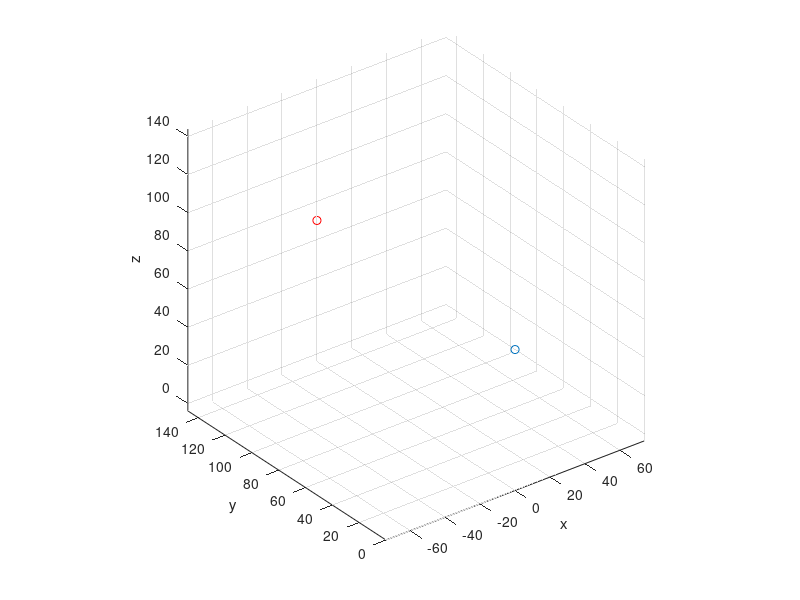

Here is the MATLAB script that generated this plot: (Note: this script raises an error after producing the figure.)
%2023/05/04
%两个球面镜CT光路但是等同于EF的光路
%规定：光线方向向量与光线传播方向一致
%长度单位均为mm
clc;format compact;clear;close all
%仪器布置
%1.光源
PVs=[0,0,70];
figure;
set(gcf,'position',[140 80 800 500]); %后两个是分辨率，再大好像没用
set(gca,'position',[0.07,0.1,0.9,0.85]); %后两个是图片占figure的比例
plot3(PVs(1),PVs(2),PVs(3),'o');
hold on;grid on;axis equal
xlabel('x');ylabel('y');zlabel('z');
%2.球面镜1(准直)
PVb1=[52.9280 -152.4000   70.0000];
plot3(0,147.7694,70.0000,'ro');
R1=304.8;%球心与半径
aperture1=25.4;theta_b1M=asind(aperture1./(2.*R1));%口径与张角
%先画一个球心在原点的顶朝上球面镜
phi_b1=linspace(0,360,31);
theta_b1=linspace(0,theta_b1M,31);
zphi_b1=100;ytheta_b1=90; %姿态参数
%旋转+平移
[bx1,by1,bz1]=ball_transform(PVb1,R1,phi_b1,theta_b1,zphi_b1,ytheta_b1);
surf(bx1,by1,bz1, ...
    'FaceColor','interp','EdgeColor','none');
%3.光栅
PVg1=[52.9280    2.3510   70.0000];%中心位置
PVg1_axis=[52.9280    2.3510   40.0000];%转轴底部
lx_g1=12.7;ly_g1=12.7;%平铺时的长宽尺寸
zphi_g1=90;ytheta_g1=90; %姿态参数
ytheta_g1_delta=0;%光栅微微倾斜角度
d=1/1200;%光栅常数,300条/mm
theta_blazed=36+52/60;%闪耀角


%误差分析v%
%旋转+平移
[px1,py1,pz1,DVg1]=plane_transform(PVg1,lx_g1,ly_g1,zphi_g1,ytheta_g1);%正常的情况

%使得光栅微微倾斜
[px1,py1,pz1,DVg1,PVg1]=axisrot([1,0,0],PVg1_axis,ytheta_g1_delta,px1,py1,pz1,DVg1,PVg1);

%求出倾斜了的电机旋转轴
motor_DV=cross([1,0,0],DVg1);
%光栅旋转角度
AngRot=24;
[px1,py1,pz1,DVg1,PVg1]=axisrot(motor_DV,PVg1_axis,AngRot,px1,py1,pz1,DVg1,PVg1);
%误差分析^%

surf(px1,py1,pz1, ...
    'FaceColor','interp','EdgeColor','none');
%4.球面镜2(会聚)
PVb2=PVb1;R2=304.8;%球心与半径
aperture2=25.4;theta_b2M=asind(aperture2./(2.*R2));%口径与张角
%先画一个球心在原点的顶朝上球面镜
phi_b2=linspace(0,360,31);
theta_b2=linspace(0,theta_b2M,31);
zphi_b2=80;ytheta_b2=90; %姿态参数
%旋转+平移
[bx2,by2,bz2]=ball_transform(PVb2,R2,phi_b2,theta_b2,zphi_b2,ytheta_b2);
surf(bx2,by2,bz2, ...
    'FaceColor','interp','EdgeColor','none');
%5.ccd或狭缝或观察屏detector
PVd1=[105.8559         0   70.0000];%中心位置
plot3(PVd1(1),PVd1(2),PVd1(3),'wo','LineWidth',1);
lx_d1=25;ly_d1=25;%平铺时的长宽尺寸
zphi_d1=90;ytheta_d1=90; %姿态参数(根据入射光线4+xyz2ball函数确定)
%旋转+平移
[px2,py2,pz2,DVd1]=plane_transform(PVd1,lx_d1,ly_d1,zphi_d1,ytheta_d1);
surf(px2,py2,pz2, ...
    'FaceColor','w','EdgeColor','k');
%挡光板位置
plot3([52.928,52.928],[70,150],[70,70])
% plot3([90,90],[0,30],[70,70])
%----------------------------------------------
%光线追迹
% 1.入射光线1
%光线选项1：六角形光斑
theta_i0=2.5;%发散角
% phi_i0=linspace(0,360,9);phi_i0=phi_i0(1:end-1);%一圈上等角度间隔取点
% [PHI_i0,THETA_i0]=meshgrid(phi_i0,theta_i0);
% sx_i=sind(THETA_i0).*cosd(PHI_i0);
% sy_i=sind(THETA_i0).*sind(PHI_i0);
% sz_i=cosd(THETA_i0);
% DVi_set=(rotationmat(90,90)*[sx_i;sy_i;sz_i])';%旋转
%光线选项2：矩形光斑(包括狭缝)
d_i=10;l_i=10;%缝宽和缝长
x_i=linspace(-d_i/2,d_i/2,3);
y_i=linspace(-l_i/2,l_i/2,3);
[X_i,Y_i]=meshgrid(x_i,y_i); Z_i=zeros(size(Y_i))+150;
DVi_set=(rotationmat(90,90)*[X_i(:)';Y_i(:)';Z_i(:)'])';%旋转
%复色光颜色参数
% lambda=[400e-6 500e-6 600e-6 700e-6 1000e-6 1100e-6 1200e-6 1300e-6 1400e-6]';%列向量
% lambda=([14.7,14.02,14.04])'.*100e-6;
lambda=(6:0.25:6)'.*100e-6;
% lambda=[1200e-6 1201e-6]';
% lambda=(12:0.125:13.5)'.*100e-6;
lambda_blazed_set=zeros(size(lambda));
for jj=1:size(DVi_set,1)
    DVi1=DVi_set(jj,:);
    %2.入射光线1与球1交点
    PVn1=lbcross(DVi1,PVs,PVb1,R1);%交点
    %判断是否在球面镜上
    flag_n1=onBallMirror(PVn1,PVb1,R1,theta_b1M,zphi_b1,ytheta_b1);
    plot3([PVs(1),PVn1(1)],[PVs(2),PVn1(2)],[PVs(3),PVn1(3)], ...
        'Color','k','LineWidth',1,'Marker','.','MarkerSize',12);%入射光线1
    DVn1=balln(PVn1,PVb1);%法向量
    %3.反射光线1到入射光线2, DVr1-->DVi2,PVn1-->PVi2
    PVr1=reflect(PVs,DVn1,PVn1);%反射光线上一点
    DVi2=PVr1-PVn1;% DVr1(略)-->DVi2
    PVi2=PVn1;
    %4.入射光线2与光栅的交点
    PVn2=lmcross(DVi2,PVi2,DVg1,PVg1);
%     flag_n2=onPlaneMirror(PVn2,PVg1,lx_g1,ly_g1,zphi_g1,ytheta_g1);
    plot3([PVi2(1),PVn2(1)],[PVi2(2),PVn2(2)],[PVi2(3),PVn2(3)], ...
        'Color','k','LineWidth',1,'Marker','.','MarkerSize',12);%入射光线2
    %5.反射光线2到入射光线3,DVr2-->DVi3,PVn2-->PVi3
    for m=[1] %干涉级次
        [PVr2,theta_i2]=grating_reflect(m,d,lambda,PVi2,DVg1,PVn2);%矩阵每行是不同波长对应的反射光线上一点坐标
        lambda_blazed_set(jj,1)=grating_blaze(m,d,theta_blazed,theta_i2);%计算闪耀波长
        DVi3=PVr2-PVn2;% DVr2(略)-->DVi3
        PVi3=PVn2;
        %6.入射光线3与球3交点
        PVn3=zeros(size(DVi3));DVn3=PVn3;PVr3=PVn3;
        DVi4=PVn3;PVn4=PVn3;
        for ii=1:length(lambda)
            if isnan(DVi3(ii,:))
                continue
            end
            [PVn3(ii,:),flag_b2]=lbcross(DVi3(ii,:),PVi3,PVb2,R2);%暂时没考虑没有交点的情况
            flag_n3=onBallMirror(PVn3(ii,:),PVb2,R2,theta_b2M,zphi_b2,ytheta_b2);
    %         if flag_n3==0
    %             continue
    %         end
            if m==0
                lightcolor=[0,0,0];
            else
                lightcolor=getRGB(lambda(ii)*1e6);
            end
            plot3([PVi3(1),PVn3(ii,1)],[PVi3(2),PVn3(ii,2)],[PVi3(3),PVn3(ii,3)], ...
                'Color',lightcolor,'LineWidth',1,'Marker','.');%入射光线3
            DVn3(ii,:)=balln(PVn3(ii,:),PVb2);
            %7.反射光线3到入射光线4,DVr3-->DVi4,PVn3-->PVi4
            PVr3(ii,:)=reflect(PVi3,DVn3(ii,:),PVn3(ii,:));
            DVi4(ii,:)=PVr3(ii,:)-PVn3(ii,:); %DVr3(略)-->DVi4
            PVi4=PVn3;
            %8.入射光线4与探测器的交点
            PVn4(ii,:)=lmcross(DVi4(ii,:),PVi4(ii,:),DVd1,PVd1);
            flag_n4=onPlaneMirror(PVn4(ii,:),PVd1,lx_d1,ly_d1,zphi_d1,ytheta_d1);
            plot3([PVi4(ii,1),PVn4(ii,1)],[PVi4(ii,2),PVn4(ii,2)],[PVi4(ii,3),PVn4(ii,3)], ...
                'Color',lightcolor,'LineWidth',1,'Marker','.','MarkerSize',12);%入射光线4
        end
    end
end
%----------------------------------------------
%函数
%1.旋转矩阵函数
function Rmat=rotationmat(zphi,ytheta)
    ythetamat=[
        cosd(ytheta),0,sind(ytheta);
        0,1,0;
        -sind(ytheta),0,cosd(ytheta);];%旋转矩阵Ry,先绕y轴转θ
    zphimat=[
        cosd(zphi),-sind(zphi),0;
        sind(zphi),cosd(zphi),0;
        0,0,1;];%旋转矩阵Rz,再绕z轴转φ
    Rmat=zphimat*ythetamat;%先把两个旋转变换乘起来
end
%2画任意位置任意朝向的平面plane_transform
%input:平面中心坐标PVm,x方向长度lx,y方向长度ly,旋转角度zph,ytheta
%返回计算出来的坐标px,py,pz,和法向量用于计算直线与此平面的交点
function [px,py,pz,DVm]=plane_transform(PVm,lx,ly,zphi,ytheta)
    %思路是先画个躺在xoy平面的矩形,然后旋转再平移,与画球面镜做法相似
    [px,py]=meshgrid(linspace(-lx./2,lx./2,5),linspace(-ly./2,ly./2,5));
    pz=zeros(size(px));%纵坐标为0
    Rmat=rotationmat(zphi,ytheta);
    object=[px(:)';py(:)';pz(:)'];
    temp=Rmat*object;
    px(:)=temp(1,:)+PVm(1);
    py(:)=temp(2,:)+PVm(2);
    pz(:)=temp(3,:)+PVm(3);
    DVm=(Rmat*[0;0;1])';%对z轴单位向量作变换
end
%3判断交点PVn在不在平面镜上
function flag=onPlaneMirror(PVn,PVm,lx,ly,zphi,ytheta)
    %旋转矩阵是正交矩阵，它的逆就等于转置，我们把给交点平移，再左乘转置
    Rmat=rotationmat(zphi,ytheta);%旋转矩阵
    PVn_ori=(Rmat')*(PVn-PVm)';
    if abs(PVn_ori(1))<=lx/2 && abs(PVn_ori(2))<=ly/2
        flag=1;
    else
        flag=0;
    end
end
%4.任意直线line与任意平面mirror的交点PVc(cross)
%input: 直线方向DVl和其上一点PVl，平面方向DVm,上面一点的位矢PVm
function PVc=lmcross(DVl,PVl,DVm,PVm)
    %几何意义:PVl到面的垂直分量是DVl方向向量的t倍
    t=dot(DVm,PVm-PVl)./dot(DVm,DVl);
    PVc=t.*DVl+PVl; %直线参数方程
end
%平面镜反射的函数
%5.某点关于线的对称点PVr(reflect)
%input: 点坐标PVi(i表示入射光线上一点)，直线方向DVl和其上一点PVl
function PVr=reflect(PVi,DVl,PVl)
    %法线与辅助平面垂直(线方向和面方向相同),PVi是辅助平面上一点
    PVc=lmcross(DVl,PVl,DVl,PVi);%线方向、位置，面方向、位置
    PVr=2.*PVc-PVi; %c是i与r的中点
%     plot3([PVc(1),PVl(1)],[PVc(2),PVl(2)],[PVc(3),PVl(3)],'--');%法线
end
%6.求直线与球的交点PVn
%input: 直线方向DVl,线上一点PVl,球心PVb,半径R
function [PVn,flag]=lbcross(DVl,PVl,PVb,R)
    flag=1;
    DVd=PVl-PVb;
    a=dot(DVl,DVl);
    b=2.*dot(DVd,DVl);
    c=dot(DVd,DVd)-R.^2;
%     %数值求解at^2+bt+c=0
%     syms x
%     S=double(vpasolve(a.*x.^2+b.*x+c == 0, x));
    S=zeros(2,1);
    delta=b.^2-4.*a.*c;
    if delta<0
        disp('与球无交点');
        flag=0;
        return
    end
    S(1)=(-b+delta.^0.5)./(2.*a);
    S(2)=(-b-delta.^0.5)./(2.*a);
    %取大于0且绝对值最小的(前提是光线方向向量是其传播方向)
    t=min(S(S>0));
    PVn=t.*DVl+PVl;
end
%7.球上一点的法向量
%input: 球上一点,球心PVb
function DVn=balln(PVn,PVb)
    DVn=PVb-PVn;
end
%8.计算任意位置任意朝向的球面镜坐标
%input:PVb球心,R半径,取值范围phi,theta,R与theta共同决定口径
%球面镜朝向角度zphi,ytheta
function [sx,sy,sz]=ball_transform(PVb,R,phi,theta,zphi,ytheta)
    [PHI,THETA]=meshgrid(phi,theta);
    %旋转对象(一个球心在原点的顶朝上的球面镜)
    sx=R.*sind(THETA).*cosd(PHI);
    sy=R.*sind(THETA).*sind(PHI);
    sz=R.*cosd(THETA);
%     surf(sx,sy,sz, ...
%     'FaceColor','interp','EdgeColor','none');
    %旋转到想要的方向
    Rmat=rotationmat(zphi,ytheta);
    %将画图时用的三个矩阵合并,每一列的三行对应一个点的xyz坐标
    object=[sx(:)';sy(:)';sz(:)'];
    %旋转变换
    temp=Rmat*object;
    %更新坐标,同时平移
    sx(:)=temp(1,:)+PVb(1);
    sy(:)=temp(2,:)+PVb(2);
    sz(:)=temp(3,:)+PVb(3);
end
%9.判断交点在不在球面镜上
function flag=onBallMirror(PVn,PVb,R,theta_max,zphi,ytheta)
    %旋转矩阵是正交矩阵，它的逆就等于转置，我们把给交点平移，再左乘转置
    %就得到其在初始顶朝上球面镜上的对应点
    Rmat=rotationmat(zphi,ytheta);%旋转矩阵
    PVn_ori=(Rmat')*(PVn-PVb)';
%     plot3(PVn_ori(1),PVn_ori(2),PVn_ori(3),'.');
    if PVn_ori(3)>=R*cosd(theta_max)
        flag=1;
    else
        flag=0;
    end
end
%10.光栅反射函数grating_reflect
%input:级数m,光栅常数d,波长λ(可以是一个列向量),入射光线上一点PVi,法线方向DVl,交界点PVl
function [PVgr,theta_i]=grating_reflect(m,d,lambda,PVi,DVl,PVl)
    %法线与辅助平面垂直DVl就是mirror法向量,且PVi也是辅助平面上一点
    PVc=lmcross(DVl,PVl,DVl,PVi);%线方向、位置，面方向、位置
    %求
    theta_i=acosd(dot(PVi-PVl,PVc-PVl)./(dot(PVi-PVl,PVi-PVl).*dot(PVc-PVl,PVc-PVl)).^0.5);
    theta_r=asind(sind(theta_i)-m.*lambda./d);%列向量
    for jj=1:length(lambda)
        if imag(theta_r(jj))~=0
            disp([num2str(m),'级衍射中',num2str(lambda(jj)*1e6),'nm的衍射角超过了90度']);
        end
    end
    scalar=tand(theta_r)./tand(theta_i);%列向量
    PVgr=scalar.*(PVc-PVi)+PVc;% 列向量.*行向量 +行向量 
end
%11.闪耀光栅闪耀波长grating_blaze(公式跟用法很相关,但结果挺接近的)
function lambda_b=grating_blaze(m,d,theta_b,theta_i)
    lambda_b=2.*d.*cosd(theta_b-theta_i).*sind(theta_b)./m;
end
%12.波长转RGB(网上抄的,有点问题,将就着用吧)
%可以研究章佳杰色度学科普文章，自己写一个，应用光学中也有相关知识
function RGB=getRGB(dWave)
    maxPix=1;gamma=1;
    waveArea = [380,440,490,510,580,645,780];
    minusWave = [0,440,440,510,510,645,780];
    deltWave = [1,60,50,20,70,65,35];
    for p=1:length(waveArea)
        if dWave<waveArea(p)
            break
        end
    end
    pVar=abs(minusWave(p)-dWave)/deltWave(p);
    rgbs=[[0,0,0];[pVar,0,1];[0,pVar,1];[0,1,pVar];[pVar,1,0];[1,pVar,0];[1,0,0];[0,0,0]];
    %在光谱边缘处颜色变暗
    if (dWave>=380) && (dWave<420)
        alpha = 0.3+0.7*(dWave-380)/(420-380);
    elseif (dWave>=420) && (dWave<701)
        alpha = 1.0;
    elseif (dWave>=701) && (dWave<780)
        alpha = 0.3+0.7*(780-dWave)/(780-700);
    else
        alpha = 0;       %非可见区
        %给红外光加点颜色，自780开始由黑变灰再变白。
        if dWave>780
            a=5e-5;
            grey=255-1/(a*(dWave-780)+1/255);
            RGB=(zeros(1,3)+grey)/255;
            return
        end
    end
    RGB=maxPix.*(rgbs(p,:).*alpha).^gamma;
end
%13.球坐标到xyz坐标
function [x,y,z]=ball2xyz(r,theta,phi)
    x=r.*sind(theta).*cosd(phi);
    y=r.*sind(theta).*sind(phi);
    z=r.*cosd(theta);
end

%14.绕轴旋转
%参考：罗德里格旋转公式（Rodrigues' rotation formula）
%DV旋转轴方向向量，PV旋转轴上一点的坐标，theta旋转角度，后三个是被旋转物体的xyz
function [obj1x,obj1y,obj1z,objDV,objPV]=axisrot(DV,PV,theta,obj1x,obj1y,obj1z,objDV,objPV)
    DV=DV./(dot(DV,DV).^0.5);%转为单位向量
    Rk=[0,-DV(3),DV(2);
        DV(3),0,-DV(1);
        -DV(2),DV(1),0]; %叉乘矩阵
    M=eye(3)+(1-cosd(theta)).*(Rk*Rk)+sind(theta).*Rk; %绕轴转矩阵
    obj1=[obj1x(:)'-PV(1);obj1y(:)'-PV(2);obj1z(:)'-PV(3)];
    temp=M*obj1;
    obj1x(:)=temp(1,:)+PV(1);
    obj1y(:)=temp(2,:)+PV(2);
    obj1z(:)=temp(3,:)+PV(3);
    objDV=(M*objDV')'; %向量没有位置，不用变换前先-PV，最后再+PV的操作
    objPV=(M*(objPV-PV)')'+PV;
end